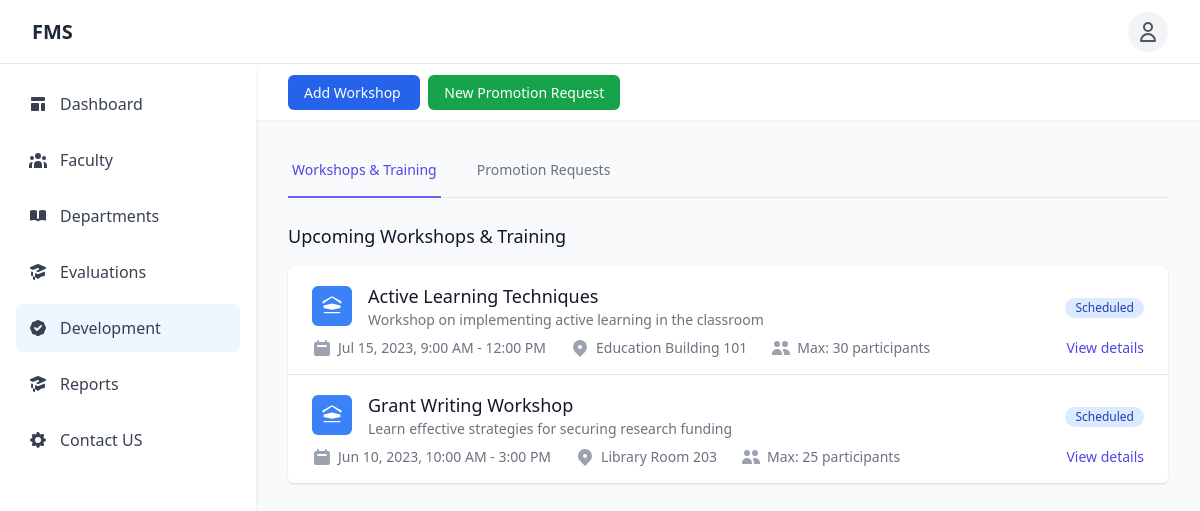
Page /development.php (signed in) on the committed database.
### tables this page shows
CREATE TABLE `workshops` (
  `workshop_id` int(11) NOT NULL,
  `title` varchar(255) NOT NULL,
  `description` text DEFAULT NULL,
  `start_date` datetime NOT NULL,
  `end_date` datetime DEFAULT NULL,
  `location` varchar(255) DEFAULT NULL,
  `max_participants` int(11) NOT NULL DEFAULT 20,
  `facilitator` varchar(255) DEFAULT NULL,
  `department_id` int(11) DEFAULT NULL,
  `created_by` int(11) NOT NULL,
  `status` enum('scheduled','in_progress','completed','cancelled') DEFAULT 'scheduled',
  `created_at` timestamp NOT NULL DEFAULT current_timestamp()
);

### includes/config.php (called while the page is built, shortened)
<?php
$base_url = '/fms-master/';
?>

### development.php (the view, shortened to what this page needs)
<?php
require_once 'includes/config.php';
$workshops = [];
try {
    if (tableExists($pdo, 'workshops')) {
        $stmt = $pdo->query("
            SELECT w.*, u.first_name, u.last_name, d.name as department_name
            FROM workshops w
            LEFT JOIN users u ON w.created_by = u.user_id
            LEFT JOIN departments d ON w.department_id = d.department_id
            ORDER BY w.start_date DESC
        ");
        $workshops = $stmt->fetchAll(PDO::FETCH_ASSOC);
    }
} catch (Exception $e) {
    error_log("Error fetching workshops: " . $e->getMessage());
}
function tableExists($pdo, $tableName) {
    try {
        $result = $pdo->query("SHOW TABLES LIKE '{$tableName}'");
        return $result->rowCount() > 0;
    } catch (Exception $e) {
        return false;
    }
}
include 'includes/header.php';
include 'includes/sidebar.php';
?>
<div class="flex-1 sm:ml-64">
    <header class="bg-white shadow-sm">
        <div class="max-w-7xl mx-auto px-4 py-4 sm:px-6 lg:px-8 flex justify-between items-center">
            <div>
                <a href="workshop_create.php" class="bg-blue-600 text-white px-4 py-2 rounded-md text-sm font-medium hover:bg-blue-700 mr-2">
                    Add Workshop
                </a>
                <a href="promotion_request.php" class="bg-green-600 text-white px-4 py-2 rounded-md text-sm font-medium hover:bg-green-700">
                    New Promotion Request
                </a>
            </div>
        </div>
    </header>
    <main class="max-w-7xl mx-auto px-4 py-6 sm:px-6 lg:px-8">
        <div class="border-b border-gray-200">
            <nav class="-mb-px flex space-x-8" aria-label="Development Tabs">
                <button id="tab-workshops" class="border-indigo-500 text-indigo-600 whitespace-nowrap py-4 px-1 border-b-2 font-medium text-sm" aria-current="page">
                    Workshops & Training
                </button>
                <button id="tab-promotions" class="border-transparent text-gray-500 hover:text-gray-700 hover:border-gray-300 whitespace-nowrap py-4 px-1 border-b-2 font-medium text-sm">
                    Promotion Requests
                </button>
            </nav>
        </div>
        <div id="workshops-content" class="mt-6">
            <h3 class="text-lg font-medium text-gray-900 mb-4">Upcoming Workshops & Training</h3>
            <?php if (empty($workshops)): ?>
                <div class="bg-white rounded-lg shadow-sm p-6 text-center">
                    <p class="text-gray-500">No upcoming workshops or training sessions.</p>
                    <a href="workshop_create.php" class="mt-4 inline-flex items-center px-4 py-2 border border-transparent text-sm font-medium rounded-md text-white bg-indigo-600 hover:bg-indigo-700">
                        Create Workshop
                    </a>
                </div>
            <?php else: ?>
                <div class="bg-white shadow overflow-hidden sm:rounded-md">
                    <ul class="divide-y divide-gray-200">
                        <?php foreach ($workshops as $workshop): ?>
                            <li>
                                <div class="px-4 py-4 sm:px-6">
                                    <div class="flex items-center justify-between">
                                        <div class="flex items-center">
                                            <div class="flex-shrink-0">
                                                <span class="inline-flex items-center justify-center h-10 w-10 rounded-md bg-blue-500 text-white">
                                                    <svg class="h-6 w-6" fill="currentColor" viewBox="0 0 20 20">
                                                        <path fill-rule="evenodd" d="M10.496 2.132a1 1 0 00-.992 0l-7 4A1 1 0 003 8v7a1 1 0 001 1h12a1 1 0 001-1V8a1 1 0 00.496-1.868l-7-4zM3 9.5v-1.793l7-4.7 7 4.7v1.793l-7-1.548-7 1.548zm0 2.267V15h14v-3.233L10 13.036 3 11.767z" clip-rule="evenodd"></path>
                                                    </svg>
                                                </span>
                                            </div>
                                            <div class="ml-4">
                                                <h4 class="text-lg font-medium text-gray-900"><?php echo htmlspecialchars($workshop['title']); ?></h4>
                                                <p class="text-sm text-gray-500"><?php echo htmlspecialchars($workshop['description']); ?></p>
                                            </div>
                                        </div>
                                        <div class="ml-4 flex-shrink-0">
                                            <span class="inline-flex items-center px-2.5 py-0.5 rounded-full text-xs font-medium
                                                <?php
                                                    switch($workshop['status']) {
                                                        case 'scheduled':
                                                            echo 'bg-blue-100 text-blue-800';
                                                            break;
                                                    }
                                                ?>">
                                                <?php echo ucfirst($workshop['status']); ?>
                                            </span>
                                        </div>
                                    </div>
                                    <div class="mt-2 sm:flex sm:justify-between">
                                        <div class="sm:flex">
                                            <p class="flex items-center text-sm text-gray-500">
                                                <svg class="flex-shrink-0 mr-1.5 h-5 w-5 text-gray-400" fill="currentColor" viewBox="0 0 20 20">
                                                    <path fill-rule="evenodd" d="M6 2a1 1 0 00-1 1v1H4a2 2 0 00-2 2v10a2 2 0 002 2h12a2 2 0 002-2V6a2 2 0 00-2-2h-1V3a1 1 0 10-2 0v1H7V3a1 1 0 00-1-1zm0 5a1 1 0 000 2h8a1 1 0 100-2H6z" clip-rule="evenodd"></path>
                                                </svg>
                                                <?php
                                                    echo date('M j, Y, g:i A', strtotime($workshop['start_date']));
                                                    if (!empty($workshop['end_date'])) {
                                                        echo ' - ' . date('g:i A', strtotime($workshop['end_date']));
                                                    }
                                                ?>
                                            </p>
                                            <p class="mt-2 flex items-center text-sm text-gray-500 sm:mt-0 sm:ml-6">
                                                <svg class="flex-shrink-0 mr-1.5 h-5 w-5 text-gray-400" fill="currentColor" viewBox="0 0 20 20">
                                                    <path fill-rule="evenodd" d="M5.05 4.05a7 7 0 119.9 9.9L10 18.9l-4.95-4.95a7 7 0 010-9.9zM10 11a2 2 0 100-4 2 2 0 000 4z" clip-rule="evenodd"></path>
                                                </svg>
                                                <?php echo htmlspecialchars($workshop['location']); ?>
                                            </p>
                                            <p class="mt-2 flex items-center text-sm text-gray-500 sm:mt-0 sm:ml-6">
                                                <svg class="flex-shrink-0 mr-1.5 h-5 w-5 text-gray-400" fill="currentColor" viewBox="0 0 20 20">
                                                    <path d="M9 6a3 3 0 11-6 0 3 3 0 016 0zM17 6a3 3 0 11-6 0 3 3 0 016 0zM12.93 17c.046-.327.07-.66.07-1a6.97 6.97 0 00-1.5-4.33A5 5 0 0119 16v1h-6.07zM6 11a5 5 0 015 5v1H1v-1a5 5 0 015-5z"></path>
                                                </svg>
                                                Max: <?php echo htmlspecialchars($workshop['max_participants']); ?> participants
                                            </p>
                                        </div>
                                        <div class="mt-2 flex items-center text-sm text-gray-500 sm:mt-0">
                                            <a href="workshop_view.php?id=<?php echo $workshop['workshop_id']; ?>" class="text-indigo-600 hover:text-indigo-900">View details</a>
                                        </div>
                                    </div>
                                </div>
                            </li>
                        <?php endforeach; ?>
                    </ul>
                </div>
            <?php endif; ?>
        </div>
    </main>
</div>
<?php
include 'includes/footer.php';
?>

### includes/header.php (shortened to what this page needs)
<!DOCTYPE html>
<html lang="en">
<head>
    <link href="https://fonts.bunny.net/css?family=figtree:400,500,600&display=swap" rel="stylesheet" />
    <link rel="stylesheet" href="./src/output.css">
</head>
<body class="font-sans antialiased bg-gray-50">
    <nav class="fixed-nav bg-white border-b border-gray-200">
        <div class="max-w-7xl mx-auto px-4 sm:px-6 lg:px-8">
            <div class="flex justify-between h-16">
                <div class="flex gap-1 items-center">
                    <a href="<?php echo $base_url; ?>dashboard.php" class="flex-shrink-0 flex items-center">
                        <span class="text-xl font-bold text-gray-800">FMS</span>
                    </a>
                </div>
                <div class="hidden sm:flex sm:items-center sm:ml-6">
                    <div class="ml-3 relative">
                        <div>
                            <button onclick="toggleDropdown()" class="flex text-sm rounded-full focus:outline-none focus:ring-2 focus:ring-offset-2 focus:ring-blue-500">
                                <div class="bg-gray-100 rounded-full p-2">
                                    <svg class="h-6 w-6 text-gray-600" fill="none" viewBox="0 0 24 24" stroke="currentColor">
                                        <path stroke-linecap="round" stroke-linejoin="round" stroke-width="2" d="M16 7a4 4 0 11-8 0 4 4 0 018 0zM12 14a7 7 0 00-7 7h14a7 7 0 00-7-7z" />
                                    </svg>
                                </div>
                            </button>
                        </div>
                    </div>
                </div>
            </div>
        </div>
    </nav>
    <div id="sidebar" class="bg-gray-800 text-white w-64 hidden sm:block">
        <div class="px-4 py-2">
            <a href="<?php echo $base_url; ?>dashboard.php" class="block px-4 py-2 text-sm text-white hover:bg-gray-700">Dashboard</a>
            <a href="<?php echo $base_url; ?>faculty.php" class="block px-4 py-2 text-sm text-white hover:bg-gray-700">Faculty</a>
            <a href="<?php echo $base_url; ?>departments.php" class="block px-4 py-2 text-sm text-white hover:bg-gray-700">Departments</a>
            <a href="<?php echo $base_url; ?>evaluations.php" class="block px-4 py-2 text-sm text-white hover:bg-gray-700">Evaluations</a>
            <a href="<?php echo $base_url; ?>development.php" class="block px-4 py-2 text-sm text-white hover:bg-gray-700">Development</a>
            <a href="<?php echo $base_url; ?>reports.php" class="block px-4 py-2 text-sm text-white hover:bg-gray-700">Reports</a>
            <a href="<?php echo $base_url; ?>settings.php" class="block px-4 py-2 text-sm text-white hover:bg-gray-700">Settings</a>
        </div>
    </div>
</body>
</html>

### includes/sidebar.php (shortened to what this page needs)
<aside id="sidebar" class="hidden sm:flex sm:flex-col w-64 bg-white shadow-md fixed h-full">
    <nav class="p-4 flex-1 overflow-y-auto">
        <ul class="space-y-2">
            <li>
                <a href="<?php echo $base_url; ?>dashboard.php"
                    class="flex items-center p-3 rounded-lg hover:bg-blue-50 hover:text-blue-600 text-gray-700 <?php echo basename($_SERVER['PHP_SELF']) == 'dashboard.php' ? 'bg-blue-50 text-blue-600' : ''; ?>">
                    <svg class="w-5 h-5 mr-3" fill="currentColor" viewBox="0 0 20 20">
                        <path
                            d="M3 4a1 1 0 011-1h12a1 1 0 011 1v2a1 1 0 01-1 1H4a1 1 0 01-1-1V4zM3 10a1 1 0 011-1h6a1 1 0 011 1v6a1 1 0 01-1 1H4a1 1 0 01-1-1v-6zM14 9a1 1 0 00-1 1v6a1 1 0 001 1h2a1 1 0 001-1v-6a1 1 0 00-1-1h-2z">
                        </path>
                    </svg>
                    Dashboard
                </a>
            </li>
            <li>
                <a href="<?php echo $base_url; ?>faculty.php"
                    class="flex items-center p-3 rounded-lg hover:bg-blue-50 hover:text-blue-600 text-gray-700 <?php echo basename($_SERVER['PHP_SELF']) == 'faculty.php' ? 'bg-blue-50 text-blue-600' : ''; ?>">
                    Faculty
                </a>
            </li>
            <li>
                <a href="<?php echo $base_url; ?>departments.php"
                    class="flex items-center p-3 rounded-lg hover:bg-blue-50 hover:text-blue-600 text-gray-700 <?php echo basename($_SERVER['PHP_SELF']) == 'departments.php' ? 'bg-blue-50 text-blue-600' : ''; ?>">
                    Departments
                </a>
            </li>
            <li>
                <a href="<?php echo $base_url; ?>evaluations.php"
                    class="flex items-center p-3 rounded-lg hover:bg-blue-50 hover:text-blue-600 text-gray-700 <?php echo basename($_SERVER['PHP_SELF']) == 'evaluations.php' ? 'bg-blue-50 text-blue-600' : ''; ?>">
                    Evaluations
                </a>
            </li>
            <li>
                <a href="<?php echo $base_url; ?>development.php"
                    class="flex items-center p-3 rounded-lg hover:bg-blue-50 hover:text-blue-600 text-gray-700 <?php echo basename($_SERVER['PHP_SELF']) == 'development.php' ? 'bg-blue-50 text-blue-600' : ''; ?>">
                    Development
                </a>
            </li>
            <li>
                <a href="<?php echo $base_url; ?>reports.php"
                    class="flex items-center p-3 rounded-lg hover:bg-blue-50 hover:text-blue-600 text-gray-700 <?php echo basename($_SERVER['PHP_SELF']) == 'reports.php' ? 'bg-blue-50 text-blue-600' : ''; ?>">
                    Reports
                </a>
            </li>
            <li>
                <a href="<?php echo $base_url; ?>settings.php"
                    class="flex items-center p-3 rounded-lg hover:bg-blue-50 hover:text-blue-600 text-gray-700 <?php echo basename($_SERVER['PHP_SELF']) == 'settings.php' ? 'bg-blue-50 text-blue-600' : ''; ?>">
                    Contact US
                </a>
            </li>
        </ul>
    </nav>
</aside>

### includes/footer.php (shortened to what this page needs)
</body>
</html>

### includes/header.php (style rules this page uses)
body { padding-top: 4rem; }
nav.fixed-nav { position: fixed; top: 0; left: 0; right: 0; height: 4rem; z-index: 50; }
#sidebar { position: fixed; top: 4rem; height: calc(100vh - 4rem); z-index: 40; transition: transform 0.3s ease; }

### rows in the picture
workshops: title "Active Learning Techniques", description "Workshop on implementing active learning in the classroom", status "Scheduled", start_date "Jul 15, 2023, 9:00 AM", end_date "12:00 PM", location "Education Building 101", max_participants "30"
workshops: title "Grant Writing Workshop", description "Learn effective strategies for securing research funding", status "Scheduled", start_date "Jun 10, 2023, 10:00 AM", end_date "3:00 PM", location "Library Room 203", max_participants "25"
